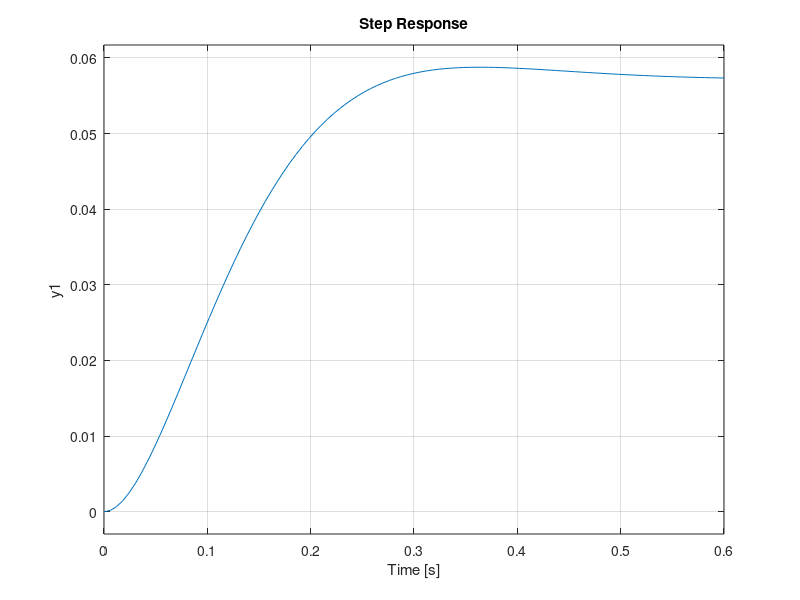

MATLAB code to generate this figure:
j=0.1;
D=2;
M=5.6;
g=9.8;
L = 0.6;

num= 1/j
den= [1 D/j (M*g*L)/(2*j)]

sys=tf(num,den)

T_sys=feedback(sys,1)
figure(1)
step(T_sys)
raizes=roots ([1 20 174.6])